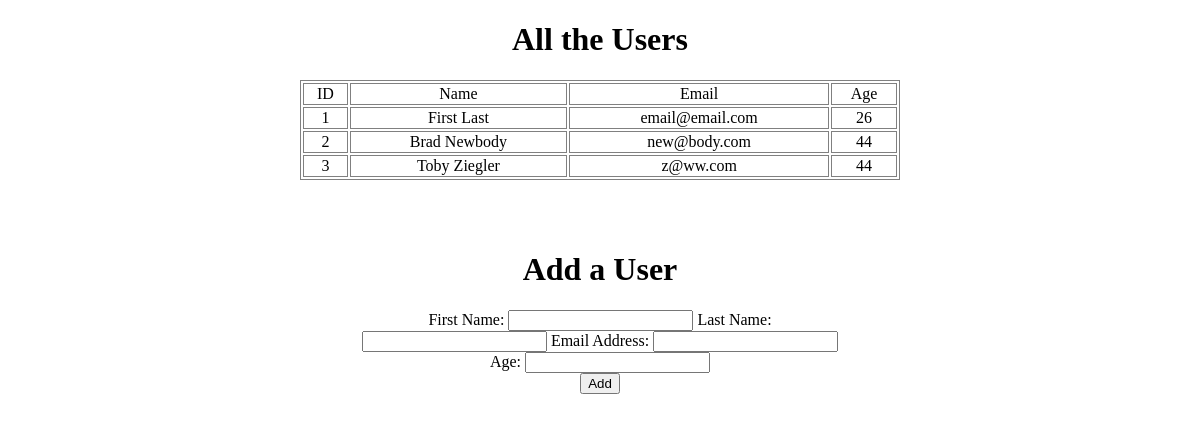
The app's page /, older data.
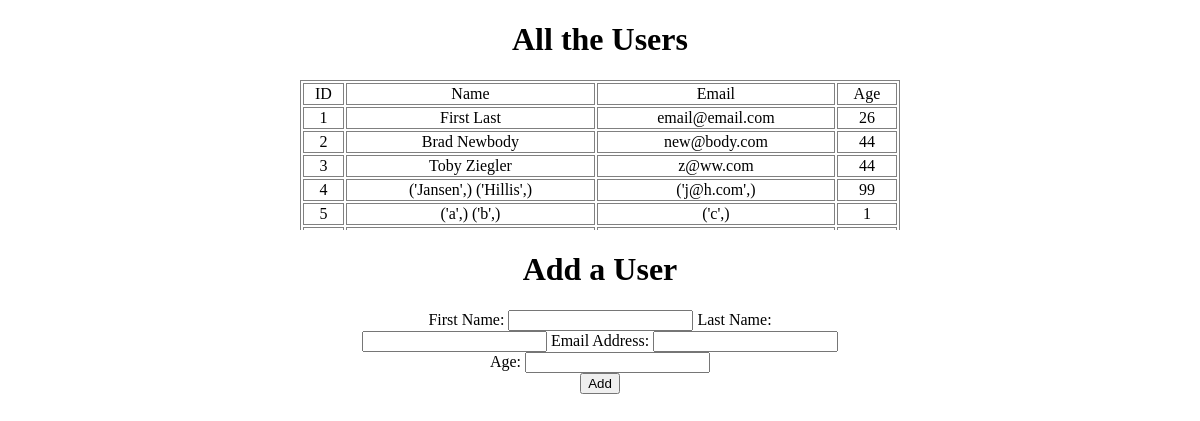
The same page, newer data.
### users_app/models.py (models this page shows, shortened)
class Users(models.Model):
    first_name = models.CharField(max_length=255)
    last_name = models.CharField(max_length=255)
    email_address = models.CharField(max_length=255)
    age = models.IntegerField()

### users_app/views.py (the view)
# urls.py: path('', views.index),
def index(request):
    context = {
        "users": Users.objects.all()
    }
    return render(request, 'index.html', context)

### users_app/templates/index.html (shortened to what this page needs)
<!DOCTYPE html>
<html lang="en">
<head>
    {% load static %}
    <link rel="stylesheet" href="{% static 'style.css' %}">
</head>
<body>
    <div class='wrapper'>
        <h1>All the Users</h1>
        <div class='table-scroll-control'>
            <table>
                <thead>
                    <tr>
                        <td>ID</td>
                        <td>Name</td>
                        <td>Email</td>
                        <td>Age</td>
                    </tr>
                </thead>
                <tbody>
                    {% for user in users %}
                        <tr>
                            <td>{{ user.id }}</td>
                            <td>{{ user.first_name }} {{ user.last_name }}</td>
                            <td>{{ user.email_address }}</td>
                            <td>{{ user.age }}</td>
                        </tr>
                    {% endfor %}
                </tbody>
            </table>
        </div>
        <div class='container'>
            <form action='/add_user' method='POST'>
                <h1>Add a User</h1>
                <label>First Name:</label>
                <input type="text" name='first_name' id='first_name'>
                <label for="last_name">Last Name:</label>
                <input type="text" name='last_name' id='last_name'>
                <label for="email_address">Email Address:</label>
                <input type="text" name='email_address' id='email_address'>
                <label for="age">Age:</label>
                <input type="text" name='age' id='age'>
                <button type="submit">Add</button>
            </div>
    </div>
</body>
</html>

Row changes from the older to the newer data that the page shows:
added Users: id "4", first_name "('Jansen',)", last_name "('Hillis',)", email_address "('j@h.com',)", age "99"
added Users: id "5", first_name "('a',)", last_name "('b',)", email_address "('c',)", age "1"
